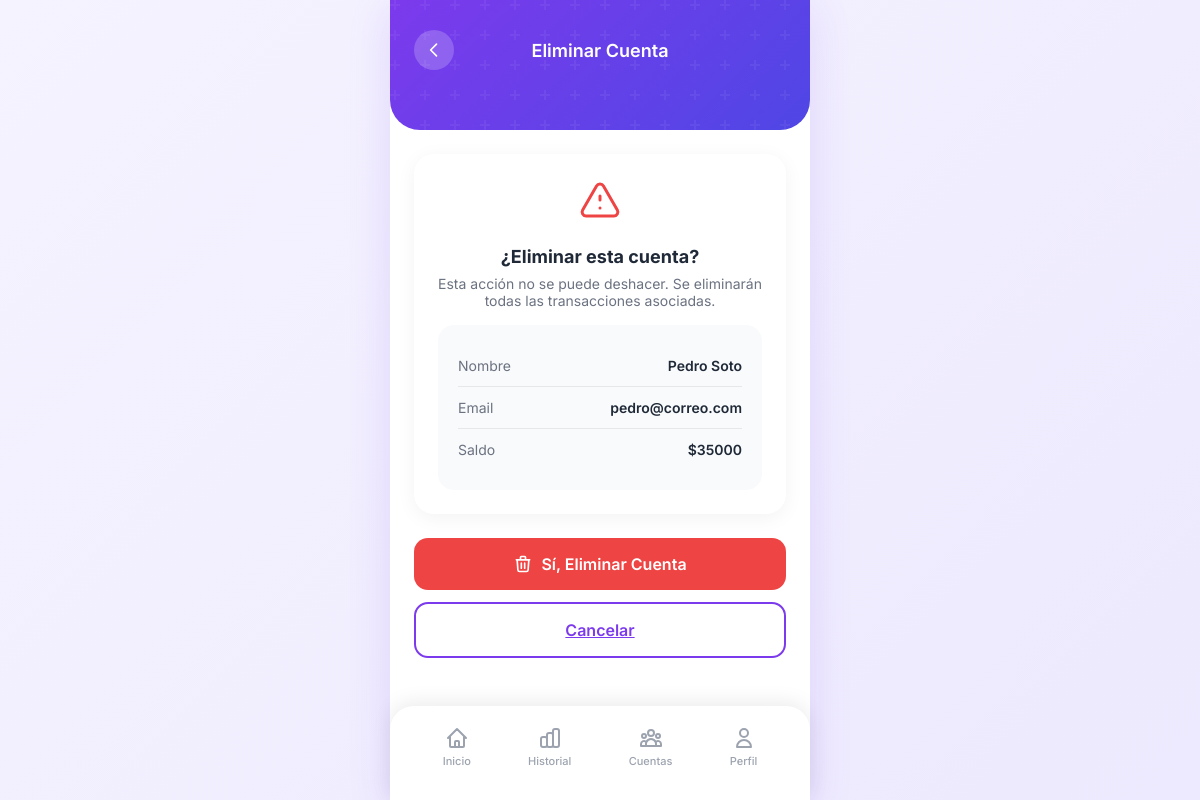
/cuentas/6/eliminar/, run on the app's committed database.
### wallet/models.py (models this page shows, shortened)
class Cuenta(models.Model):
    nombre = models.CharField(max_length=100)
    email = models.EmailField(unique=True)
    telefono = models.CharField(max_length=20, blank=True)
    saldo = models.DecimalField(max_digits=12, decimal_places=0, default=0)
    moneda = models.ForeignKey(Moneda, on_delete=models.PROTECT, related_name='cuentas')
    fecha_creacion = models.DateTimeField(auto_now_add=True)
    activa = models.BooleanField(default=True)
    class Meta:
        verbose_name = 'Cuenta'
        verbose_name_plural = 'Cuentas'
        ordering = ['-fecha_creacion']

class Moneda(models.Model):
    nombre = models.CharField(max_length=50)
    codigo = models.CharField(max_length=5, unique=True)
    simbolo = models.CharField(max_length=5)
    class Meta:
        verbose_name = 'Moneda'
        verbose_name_plural = 'Monedas'

### wallet/views.py (the view)
# urls.py: path('cuentas/<int:pk>/eliminar/', views.cuenta_eliminar, name='cuenta_eliminar'),
def cuenta_eliminar(request, pk):
    cuenta = get_object_or_404(Cuenta, pk=pk)
    if request.method == 'POST':
        nombre = cuenta.nombre
        cuenta.delete()
        messages.success(request, f'Cuenta de {nombre} eliminada.')
        return redirect('wallet:cuentas_lista')
    contexto = {
        'titulo': 'Eliminar Cuenta',
        'cuenta': cuenta,
    }
    return render(request, 'wallet/cuenta_confirmar_eliminar.html', contexto)

### wallet/templates/wallet/cuenta_confirmar_eliminar.html (shortened to what this page needs)
{% extends "wallet/base.html" %}
{% block content %}
<div class="wallet-header" style="padding-bottom: 40px;">
  <div class="header-top">
    <a href="{% url 'wallet:cuentas_lista' %}" class="header-icon" title="Volver">
      <svg xmlns="http://www.w3.org/2000/svg" width="20" height="20" fill="none" viewBox="0 0 24 24" stroke="currentColor">
        <path stroke-linecap="round" stroke-linejoin="round" stroke-width="2" d="M15 19l-7-7 7-7" />
      </svg>
    </a>
    <h2 style="font-size: 18px; font-weight: 600; color: white; margin: 0;">Eliminar Cuenta</h2>
  </div>
</div>
<div style="padding: 24px; padding-bottom: 120px;">
  <div class="stats-card" style="text-align: center; margin-bottom: 24px;">
    <h3 style="font-size: 18px; font-weight: 700; color: var(--text-dark); margin-bottom: 8px;">¿Eliminar esta cuenta?</h3>
    <p style="font-size: 14px; color: var(--text-gray); margin-bottom: 16px;">Esta acción no se puede deshacer. Se eliminarán todas las transacciones asociadas.</p>
    <div class="receipt-details" style="text-align: left;">
      <div class="receipt-row">
        <span class="receipt-label">Nombre</span>
        <span class="receipt-value">{{ cuenta.nombre }}</span>
      </div>
      <div class="receipt-row">
        <span class="receipt-label">Email</span>
        <span class="receipt-value">{{ cuenta.email }}</span>
      </div>
      <div class="receipt-row">
        <span class="receipt-label">Saldo</span>
        <span class="receipt-value">{{ cuenta.moneda.simbolo }}{{ cuenta.saldo }}</span>
      </div>
    </div>
  </div>
  <form method="POST">
    <button type="submit" class="btn w-100" style="background: var(--danger-red); color: white; margin-bottom: 12px;">
      Sí, Eliminar Cuenta
    </button>
  </form>
  <a href="{% url 'wallet:cuentas_lista' %}" class="btn btn-outline w-100">Cancelar</a>
</div>
{% endblock %}

### wallet/static/wallet/css/styles.css (style rules this page uses)
:root { --primary-purple: #7C3AED; --primary-dark: #5B21B6; --primary-light: #A78BFA; --gradient-start: #7C3AED; --gradient-end: #4F46E5; --success-green: #10B981; --warning-orange: #F59E0B; --danger-red: #EF4444; --bg-light: #F5F3FF; --bg-dark: #1F2937; --text-dark: #1F2937; --text-gray: #6B7280; --text-light: #9CA3AF; --card-shadow: 0 10px 40px rgba(124, 58, 237, 0.15); --card-shadow-hover: 0 20px 60px rgba(124, 58, 237, 0.25); }
* { margin: 0; padding: 0; box-sizing: border-box; }
body { font-family: 'Inter', 'Segoe UI', -apple-system, BlinkMacSystemFont, sans-serif; background: linear-gradient(135deg, var(--bg-light) 0%, #EDE9FE 100%); min-height: 100vh; padding: 0; }
.wallet-header { background: linear-gradient(135deg, var(--gradient-start) 0%, var(--gradient-end) 100%); padding: 30px 24px 80px; border-radius: 0 0 30px 30px; position: relative; color: white; }
.wallet-header::before { content: ''; position: absolute; top: 0; left: 0; right: 0; bottom: 0; border-radius: 0 0 30px 30px; }
.header-top { display: flex; justify-content: space-between; align-items: center; margin-bottom: 20px; position: relative; z-index: 1; }
.header-icon { width: 40px; height: 40px; background: rgba(255, 255, 255, 0.2); border-radius: 50%; display: flex; align-items: center; justify-content: center; cursor: pointer; transition: all 0.3s ease; border: none; color: white; text-decoration: none; }
.btn { padding: 16px 24px; border-radius: 14px; font-size: 16px; font-weight: 600; font-family: inherit; border: none; cursor: pointer; transition: all 0.3s ease; display: inline-flex; align-items: center; justify-content: center; gap: 8px; }
.btn-outline { background: transparent; border: 2px solid var(--primary-purple); color: var(--primary-purple); }
.w-100 { width: 100%; }
.stats-card { background: white; border-radius: 20px; padding: 24px; box-shadow: 0 4px 20px rgba(0, 0, 0, 0.05); }
.receipt-details { background: #F9FAFB; border-radius: 16px; padding: 20px; }
.receipt-row { display: flex; justify-content: space-between; padding: 12px 0; border-bottom: 1px solid #E5E7EB; }
.receipt-row:last-child { border-bottom: none; }
.receipt-label { font-size: 14px; color: var(--text-gray); }
.receipt-value { font-size: 14px; font-weight: 600; color: var(--text-dark); }
.wallet-header { animation: fadeIn 0.6s ease; }
.stats-card { animation: fadeInUp 0.5s ease 0.2s forwards; opacity: 0; }

### data on the page
Cuenta: nombre "Pedro Soto", email "pedro@correo.com", moneda.simbolo "$", saldo "35000"
